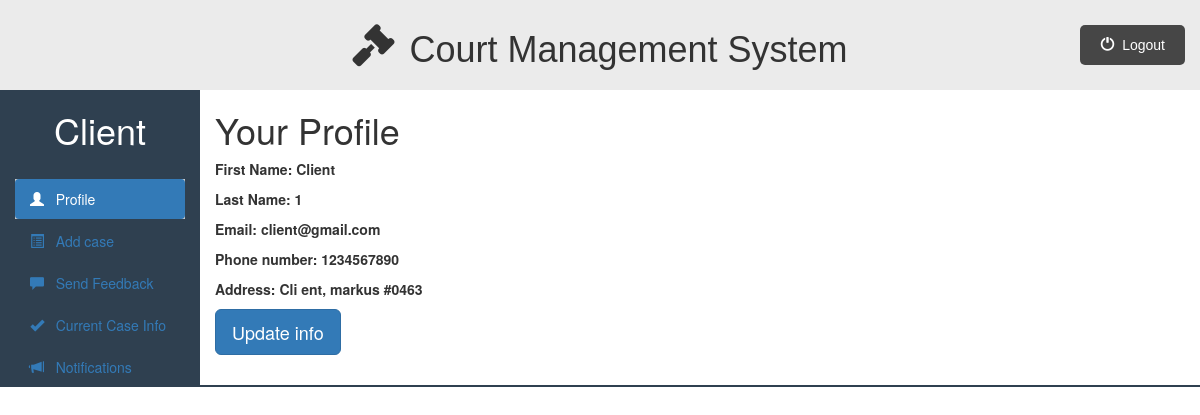
Screenshot of /client_dashboard.php (signed in) with the database file from the repository.
### tables this page shows
CREATE TABLE `client` (
  `client_id` int(11) NOT NULL,
  `client_first_name` varchar(50) NOT NULL,
  `client_last_name` varchar(50) NOT NULL,
  `client_email` varchar(50) NOT NULL,
  `client_password` varchar(200) NOT NULL,
  `phone_no` int(11) DEFAULT NULL,
  `address` varchar(100) DEFAULT NULL
);

### client/clientprofile.php (the view, shortened to what this page needs)
<div class="container-fluid">
    <div class="row">
        <div class="col-sm-2">
            <h1>
                <?php echo htmlspecialchars($_SESSION["client_name"] ?? ""); ?>
            </h1>
            <br>
            <ul id="side_menu" class="nav nav-pills nav-stacked">
                <li class="active">
                    <a href="client_dashboard.php">
                        <span class="glyphicon glyphicon-user"></span>
                        &nbsp; Profile
                    </a>
                </li>
                <li>
                    <a href="client_dashboard.php?q=addcase">
                        <span class="glyphicon glyphicon-list-alt"></span>
                        &nbsp; Add case
                    </a>
                </li>
                <li>
                    <a href="client_dashboard.php?q=sendfeedback">
                        <span class="glyphicon glyphicon-comment"></span>
                        &nbsp; Send Feedback
                    </a>
                </li>
                <li>
                    <a href="client_dashboard.php?q=currentcase">
                        <span class="glyphicon glyphicon-ok"></span>
                        &nbsp; Current Case Info
                    </a>
                </li>
                <li>
                    <a href="client_dashboard.php?q=notifications">
                        <span class="glyphicon glyphicon-bullhorn"></span>
                        &nbsp; Notifications
                    </a>
                </li>
            </ul>
        </div>
        <div class="col-sm-10" style="font-weight: bold; padding-bottom: 30px;">
            <?php
            require_once("includes/db.php");
            if ($con) {
                $cid = (int) ($_SESSION['client_id'] ?? 0);
                $stmt = $con->prepare("
                        SELECT client_first_name, client_last_name, client_email, phone_no, address
                        FROM client
                        WHERE client_id = ?
                    ");
                $stmt->bind_param('i', $cid);
                $stmt->execute();
                $stmt->store_result();
                $stmt->bind_result($cfn, $cln, $ce, $cph, $ca);
                if ($stmt->fetch()) {
                    $phone_no = $cph ?: "<span class='text-muted'>Not given</span>";
                    $address = $ca ?: "<span class='text-muted'>Not given</span>";
                    echo "
                            <h1>Your Profile</h1>
                            <p>First Name: " . htmlspecialchars($cfn) . "</p>
                            <p>Last Name: " . htmlspecialchars($cln) . "</p>
                            <p>Email: " . htmlspecialchars($ce) . "</p>
                            <p>Phone number: {$phone_no}</p>
                            <p>Address: {$address}</p>
                            <button onclick=\"window.location.href='client_dashboard.php?q=updateinfo'\"
                                class='btn btn-primary btn-lg'>Update info</button>
                        ";
                } else {
                    echo "<p>No profile found.</p>";
                }
            } else {
                echo "<p>Database connection error.</p>";
            }
            ?>
        </div>
    </div>
</div>

### public/css/style.css (style rules this page uses)
* { padding: 0%; margin: 0%; box-sizing: border-box; }
html { scroll-behavior: smooth; }
ul { list-style-type: none; }
.active, .accordion:hover { background-color: #ccc; }

### public/css/dashboard.css (style rules this page uses)
.row { background-color: #2f4050; }
.col-sm-10 { background-color: #fff; }
.col-sm-2 h1 { color: #fff; text-align:center; }

### rows the page displays
client: client_first_name "Client", client_last_name "1", client_email "client@gmail.com", phone_no "1234567890", address "Cli ent, markus #0463"

### other values shown
$_SESSION["client_name"] "Client"
